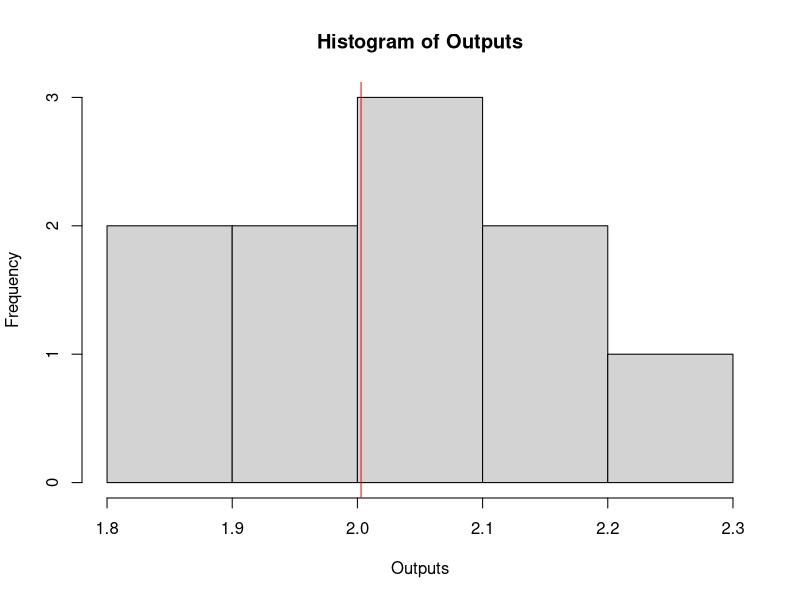
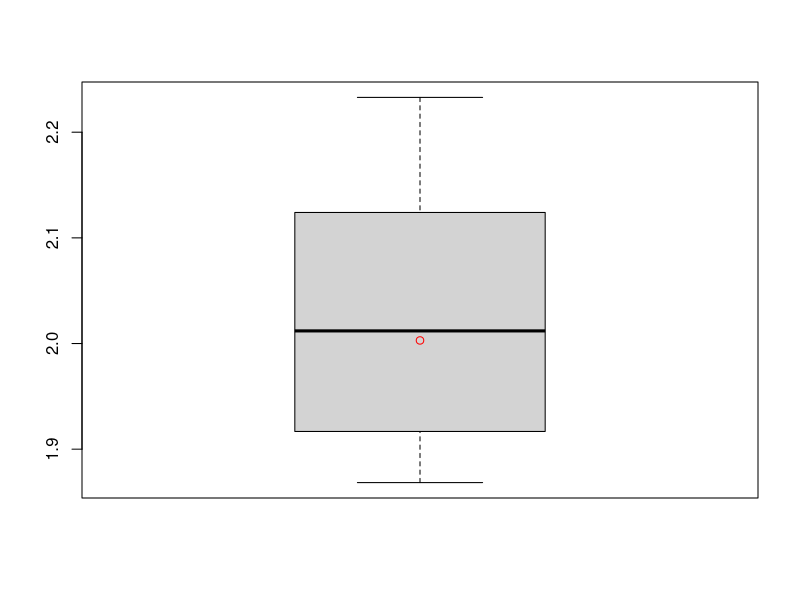

Write the R code that produced these figures, in order.
## ---- chunk 1
set.seed(100)
numbers<-rnorm(100,2,1)
Output<-mean(numbers)
Output
## ---- chunk 2
replications<-replicate(10,rnorm(100,2,1))
Outputs<-colMeans(replications)
Outputs
## ---- chunk 3
hist(Outputs)
abline(v=Output,col="red")
## ---- chunk 4
boxplot(Outputs)
points(Output,col="red")
## ---- chunk 5
sessionInfo()
